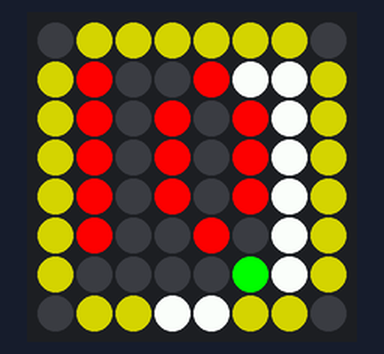
This program was run on a simulated Raspberry Pi (BCM pin numbers) with a Sense HAT. Parts: the Sense HAT's 8×8 RGB LED matrix. The clock reads 2024-03-15 10:24:30 at power-on unless the program sets it.

Above: at 0.26 s.
At 5.1 s:
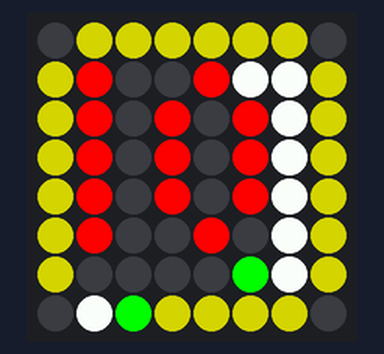
At 9.75 s:
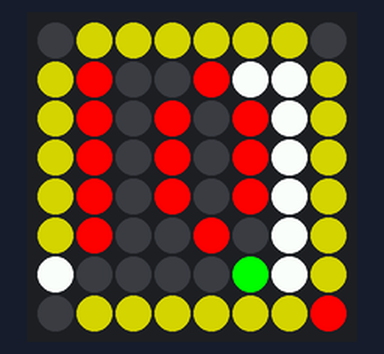
At 19.75 s:
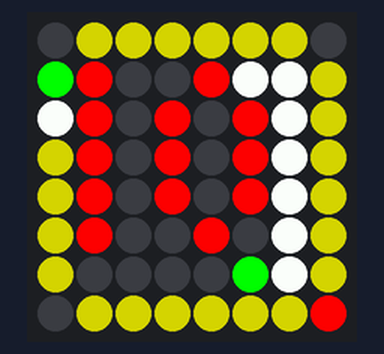
At 29.6 s:
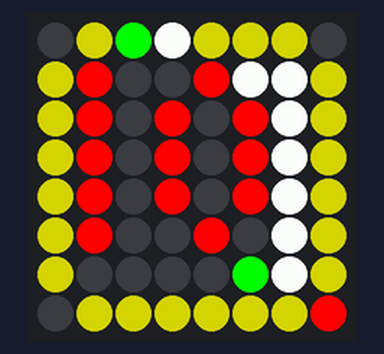
At 39.75 s:
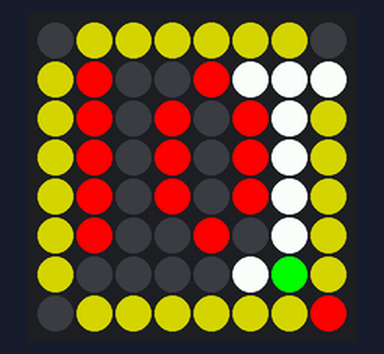

Measured:
- what the display in image 2 shows lasts 0.5 s, from 9.5 s to 10.0 s

The program:

2ndHandPiClock3.py
```python
#!/usr/bin/env python
from sense_hat import SenseHat
import time

"""
  Second Hand Pi Clock (2ndHandPiClock3.py)
  asun.net 1/25/2025

  Raspberry Pi Sense HAT 12 hour time of day clock with
  digital or analog hours, analog minutes, and analog seconds.

  The time of day display on the Sense HAT's 8x8 RGB LED matrix is
  unique for every second around the clock. Any exact hh:mm:ss time
  is visually discernable at any time.

  v3 - Displays accumulating minutes and/or seconds ring

"""

####
# Clock display settings
####
showSecond = 1  #  0 disable
  #  1 walking dot
  #  2 accumulating seconds ring resetting at 0
  #  3 walking dot starting at top left corner
  # 1x show minutes in place of seconds
showMinute = 2  #  0 disable
  #  1 walking double dot
  #  2 accumulating minutes ring
  #  3 walking single dot starting at top left corner
  # 1x show seconds in place of minutes
showHour   = 1  #  0 disable
  #  1 digital :15 digit placement shift
  #  2 digital :30 digit placement shift
  #  3 analog
  # 1x 24 hour clock


# Reverse Array
def revArr(arr, start, end):
    while start < end:
      arr[start], arr[end] = arr[end], arr[start]
      start += 1
      end -= 1

# Rotate Left Array by d elements
def rotLeftArr(arr, d):
    n = len(arr)
    d %= n
    revArr(arr, 0, d - 1)
    revArr(arr, d, n - 1)
    revArr(arr, 0, n - 1)

# Rotate Right Array by k times
def rotRightArr(arr, k):
    n = len(arr)
    k %= n
    revArr(arr, 0, n - 1)
    revArr(arr, 0, k - 1)
    revArr(arr, k, n - 1)

sense = SenseHat()

number3x5 = [
 0,1,0, #zero
 1,0,1,
 1,0,1,
 1,0,1,
 0,1,0,
 0,1,0, #one
 1,1,0,
 0,1,0,
 0,1,0,
 0,1,0,
 0,1,0, #two
 1,0,1,
 0,0,1,
 0,1,0,
 1,1,1,
 1,1,1, #three
 0,0,1,
 0,1,0,
 0,0,1,
 1,1,0,
 1,0,0, #four
 1,0,1,
 1,1,1,
 0,0,1,
 0,0,1,
 1,1,1, #five
 1,0,0,
 1,1,1,
 0,0,1,
 1,1,0,
 0,1,1, #six
 1,0,0,
 1,1,1,
 1,0,1,
 0,1,0,
 1,1,1, #seven
 0,0,1,
 0,1,0,
 0,1,0,
 0,1,0,
 1,1,1, #eight
 1,0,1,
 0,1,0,
 1,0,1,
 1,1,1,
 0,1,0, #nine
 1,0,1,
 1,1,1,
 0,0,1,
 1,1,0,
 0,0,0, #20s "0"
 0,1,1, #2x5 font
 0,1,1,
 0,1,1,
 0,0,0,
 0,0,1, #10s and 20s "1"
 0,0,1,
 0,0,1,
 0,0,1,
 0,0,1,
 0,1,0, #20s "2"
 0,0,1, #2x5 font
 0,0,1,
 0,1,0,
 0,1,1,
 0,1,1, #20s "3"
 0,0,1, #2x5 font
 0,1,0,
 0,0,1,
 0,1,0,
 0,1,0, #"4"
 0,1,1, #2x5 font
 0,1,1,
 0,0,1,
 0,0,1,
 0,1,1, #"5"
 0,1,0, #2x5 font
 0,1,1,
 0,0,1,
 0,1,0 ]

red   = [255,  0,  0]
green = [  0,255,  0]
blue  = [  0,  0,255]
black = [  0,  0,  0]
white = [255,255,255]
magenta = [255,  0,255]
cyan    = [  0,255,255]
yellow  = [255,255,  0]
yellowlite = [128,128,  0]
greenlite  = [  0,128,  0]

image = [
    0, 0, 0, 0, 0, 0, 0, 0,     #  0 ..  7
    0, 0, 0, 0, 0, 0, 0, 0,     #  8 .. 15
    0, 0, 0, 0, 0, 0, 0, 0,     # 16 .. 23
    0, 0, 0, 0, 0, 0, 0, 0,     # 24 .. 31
    0, 0, 0, 0, 0, 0, 0, 0,     # 32 .. 39
    0, 0, 0, 0, 0, 0, 0, 0,     # 40 .. 47
    0, 0, 0, 0, 0, 0, 0, 0,     # 48 .. 55
    0, 0, 0, 0, 0, 0, 0, 0 ]    # 56 .. 63
for i in range(len(image)):
    image[i] = black

r0mode = showSecond%10
r0mode1x = int(showSecond/10)%10
ring0 = [ # seconds, 0 at image[1]
     1,  2,  3,  4,  5,  6,     # double pixel  6, 15
    15, 23, 31, 39, 47, 55,     # double pixel 55, 62
    62, 61, 60, 59, 58, 57,     # double pixel 57, 48
    48, 40, 32, 24, 16,  8 ]    # double pixel  8,  1
for i in range(len(ring0)):
    image[ring0[i]] = yellowlite
if r0mode == 1:
    rotLeftArr(ring0, 3) # shift 0 to image[4]
elif r0mode == 2:
    rotLeftArr(ring0, 2) # shift 0 to image[3]

r1mode = showMinute%10
r1mode1x = int(showMinute/10)%10
ring1 = [ # minutes, 0 at image[9]
     9, 10, 11, 12, 13,
    14, 22, 30, 38, 46,
    54, 53, 52, 51, 50,
    49, 41, 33, 25, 17 ]
ring1hr = ring1[:] # duplicate for hours, 0 at image[9]
if r1mode == 1:
  rotLeftArr(ring1, 3) # shift 0 to image[12]
elif r1mode == 2:
  rotLeftArr(ring1, 2) # shift 0 to image[11]

r2mode = showHour%10
r2mode1x = int(showHour/10)%10
rotLeftArr(ring1hr, 3) # shift hour 0 to image[12]
ring2 = [ # hours, 0 at image[18]
    18, 19, 20, 21,
    29, 37, 45, 44,
    43, 42, 34, 26 ]
rotLeftArr(ring2, 2) # shift 0 to image[20]
ring3 = [
    27, 28, 36, 35 ]
rotLeftArr(ring3, 1)

ring2d15 = [18, 17,  9, 10 ]    # hours digit position every 15 minutes
if r1mode == 1 or r1mode == 2:
  rotLeftArr(ring2d15, 1)
ring2d30 = [17, 10 ]            # hours digit position every 30 minutes

def draw_digit(digit, position, color, color2 = black):
    for r in range(5):
      for c in range(3):
        if number3x5[digit*15+r*3+c] == 1:
          pixpos = r*8+c+position
          if image[pixpos] == black:
            image[pixpos] = color
          else:
            if color2 != black:
              image[pixpos] = color2

####
# Main Loop
####
while True:
    now = time.time()
    hour24 = time.localtime(now).tm_hour
    hour12 = hour24%12
    if hour12 == 0:
      hour12 = 12
    hour = hour12 if r2mode1x == 0 else hour24
    minute = time.localtime(now).tm_min
    second = time.localtime(now).tm_sec
    msecond = int(now*1000)%1000
    if msecond < 500 and False:
      print("%02d:%02d:%02d.%03d" % (hour, minute, second, msecond))

    r0data = second if r0mode1x == 0 else minute
    r1data = minute if r1mode1x == 0 else second

# background and border
    for r in range(1, 7):
      for c in range(1, 7):
        image[r*8+c] = black
    if r0data == 0 and r0mode == 2:
      for i in range(len(ring0)):
        image[ring0[i]] = yellowlite

# hours (digital)
    if r2mode == 1 or r2mode == 2:
      if r1mode == 0:           # fixed digit position
        dpos = ring2d30[0]
      elif r2mode == 1:         # digit position per 15 ring1 units
        dpos = ring2d15[int(r1data/15)]
      else:             	# digit position per 30 ring1 units
        if r1mode == 1:
          dpos = ring2d30[int((r1data+8)/30)%2]         # :22 :52
        elif r1mode == 2:
          dpos = ring2d30[int((r1data+6)/30)%2]         # :24 :54
        else:
          dpos = ring2d30[int(r1data/30)]       # :00 :30
      d1 = int(hour/10)
      d2 = hour%10

      if d1 == 0:
        dpos = dpos + 1
      elif d1 == 1:
        draw_digit(d1+10, dpos-2, red)  # narrow "1"
        dpos = dpos + 2
      elif (d2 != 1 and (d1 >= 2 and d1 <= 5)):
        if (r1mode == 0 or (2 <= d2 <= 3)):
          draw_digit(d1+10, dpos-1, red)        # narrow digit
        else:
          draw_digit(d1+10, dpos-1, magenta)    # "2", "3", "4", "5"
        dpos = dpos + 2         # at space for next digit
        if (r1mode == 0 and (d2 < 1 or d2 > 3)):
          dpos = dpos + 1       # pass space for next digit
      else:
        if (d2 == 1 or (r1mode == 0 and (2 <= d2 <= 3))):
          draw_digit(d1, dpos, red)     # normal digit
        else:
          draw_digit(d1, dpos, magenta) # "2" to "9"
        dpos = dpos + 2         # at overlap for next digit
        if (r1mode == 0 and d2 != 1):
          dpos = dpos + 1       # pass overlap for next digit

      if hour == 11:
        draw_digit(d2+10, dpos-1, red)
      elif (hour > 19 and 1 <= d2 <= 3):
        draw_digit(d2+10, dpos, red)
      else:
        draw_digit(d2, dpos, red, yellow)

# hours
    elif r2mode == 3:
      image[ring2[hour%12]] = red
      image[ring2[(hour-1+12)%12]] = red
      image[ring3[int((hour+1)/3)%4]] = red
      image[ring3[(int((hour+1)/3)-1+4)%4]] = red
      image[ring1hr[int((hour%12)*20/12)]] = red
      if hour%3 == 0:
        image[ring1hr[(int((hour%12)*20/12)-1+20)%20]] = red
      image[ring3[int((hour+5)/3)%4]] = red
      image[ring3[int((hour+6)/3)%4]] = red

# minutes
    if r1mode > 0:
      if r1mode == 2:
        if r1data > 1:          # show 2 as 3, ..., 59 as 60
          r1data = r1data + 1
        ringPos = int(r1data/3)
        if ringPos > 1:         # fill in accumulation
          for i in range(1, ringPos):
            if image[ring1[i]] == black:
              image[ring1[i]] = white
      ringPos = int(r1data/3)%20
      ringPosNext = (ringPos+1)%20
      ringPosPrev = (ringPos-1+20)%20
      if r1data%3 == 2:
        image[ring1[ringPosNext]] = white
        image[ring1[ringPos]] = green
      else:
        if r1mode != 2 or r1data > 2:
          image[ring1[ringPos]] = white
        if r1data%3 == 1:
          image[ring1[ringPosNext]] = green
        if (r1mode == 1 and r1data%3 == 0):     # double pixel white
          image[ring1[ringPosPrev]] = white

# seconds
    if r0mode > 0:
      if r0mode == 2:
        if r0data > 1:          # show 2 as 3, ..., 59 as 60
          r0data = r0data + 1
        ringPos   = int((r0data+6)/15)+int(r0data/3)
        if ringPos > 1 and True:        # fill in accumulation
          for i in range(1, ringPos):   # otherwise ring0 self accumulates
            image[ring0[i]] = white
        ringPos   = ringPos%24
      else:
        ringPos   = (int(r0data/15)+int(r0data/3))%24
      ringPosNext = (ringPos+1)%24
      ringPosPrev = (ringPos-1+24)%24
      if r0data%3 == 2:
        image[ring0[ringPosNext]] = white
        image[ring0[ringPos]] = green
      else:
        if r0mode != 2 or r0data > 2:
          image[ring0[ringPos]] = white
        if r0data%3 == 1:
          image[ring0[ringPosNext]] = green
        if ((r0mode != 2 and r0data%15 == 0) or # double pixel white or
            (r0mode == 2 and r0data > 4)):      # accumulation tail white
          image[ring0[ringPosPrev]] = white
        else:
          image[ring0[ringPosPrev]] = yellowlite
      ringPosPrev2 = (ringPos-2+24)%24
      if r0mode != 2 and r0data%15 == 0:        # double pixel position?
        image[ring0[ringPosPrev2]] = yellowlite # green -> background
      elif r0mode == 2 and (r0data+6)%15 == 0:
        image[ring0[ringPosPrev2]] = white      # green -> accumulation tail

# 1/2 second
    if msecond >= 500:
      image[63] = red
    else:
      image[63] = black

# Display the time
#   sense.set_rotation(90)      # Optional
#   sense.low_light = True      # Optional
    sense.set_pixels(image)

    time.sleep((500.0-msecond%500)/1000.0)
```
